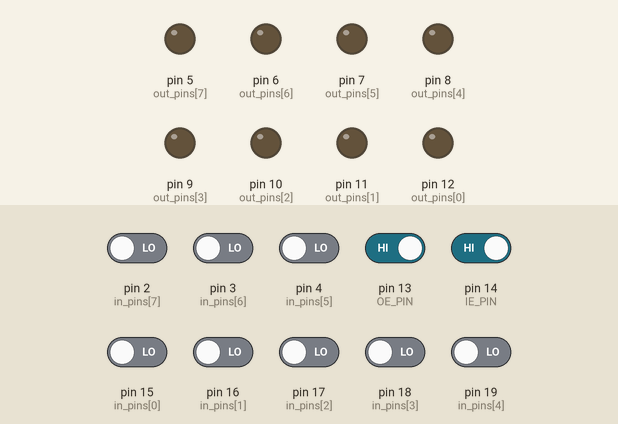
This sketch was run on a simulated Arduino Uno, built with avr-gcc and run on an emulated ATmega328P. Shown: output pins drawn as LEDs (lit = HIGH). Dashed ring = blinking. The inputs (shaded band) are chosen by the test bench; at power-on: pin 13 (OE_PIN), pin 14 (IE_PIN) HIGH, pin 2 (in_pins[7]), pin 3 (in_pins[6]), pin 4 (in_pins[5]), pin 15 (in_pins[0]), pin 16 (in_pins[1]), pin 17 (in_pins[2]), pin 18 (in_pins[3]), pin 19 (in_pins[4]) LOW.

Above: at 1.2 s.
1.3 s: pin 13 (OE_PIN) driven LOW
At 1.7 s:
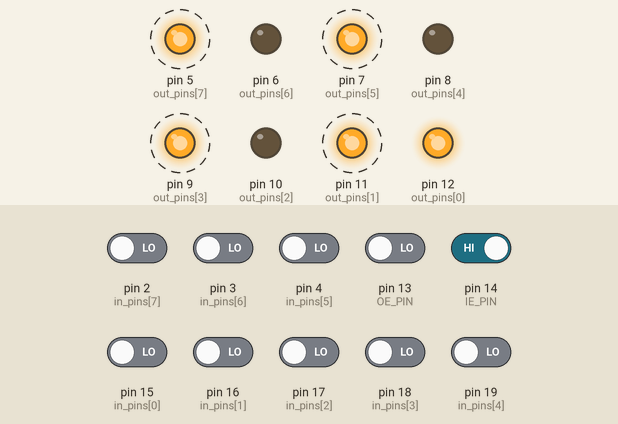
4.3 s: pin 14 (IE_PIN) driven LOW
At 4.5 s:
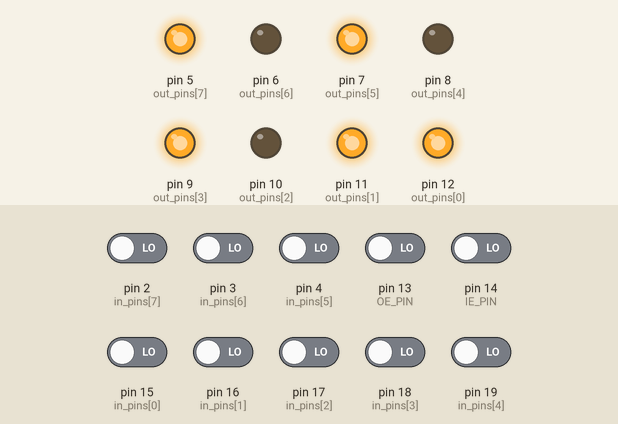
6.1 s: pin 14 (IE_PIN) driven HIGH
At 6.7 s:
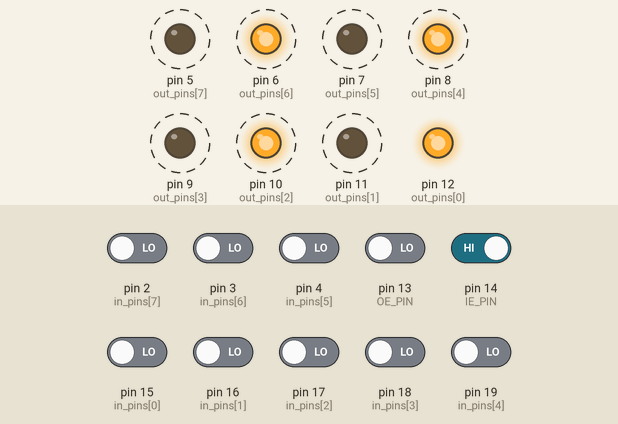
9.1 s: pin 13 (OE_PIN) driven HIGH
At 10.4 s:
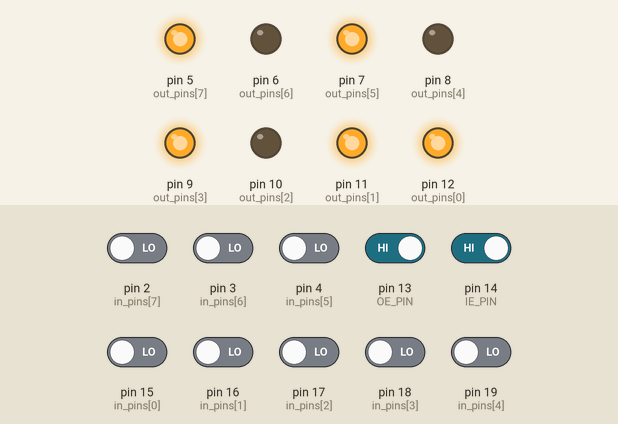
10.7 s: pin 2 (in_pins[7]) driven HIGH and pin 3 (in_pins[6]) driven HIGH and pin 4 (in_pins[5]) driven HIGH and pin 13 (OE_PIN) driven LOW and pin 14 (IE_PIN) driven LOW
At 11.8 s:
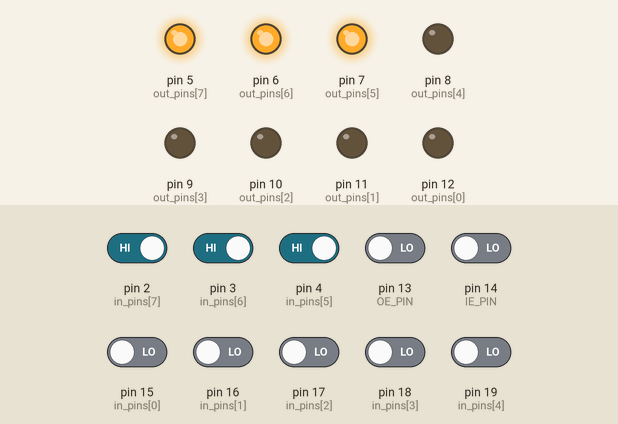
12.5 s: pin 2 (in_pins[7]) driven LOW
At 13.1 s:
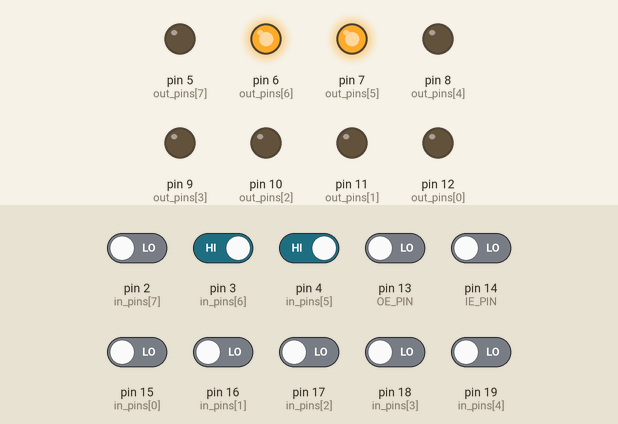
Timing chart, 0 to 15.1 s (numbered marks = the images above; inputs shaded):
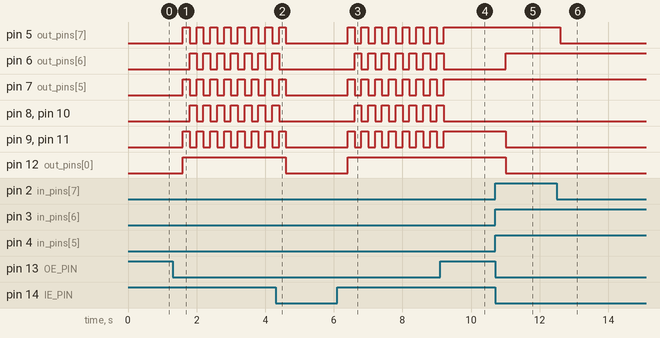

Measured:
- after the input at 1.3 s, pin 5 (out_pins[7]): alternates HIGH for 0.20 s and LOW for 0.20 s, starting after 0.30 s; pin 6 (out_pins[6]): alternates HIGH for 0.20 s and LOW for 0.20 s, starting after 0.50 s
- after the input at 4.3 s, pin 5 (out_pins[7]), pin 7 (out_pins[5]), pin 9 (out_pins[3]), pin 11 (out_pins[1]): goes on until 4.6 s, then stays LOW; pin 6 (out_pins[6]), pin 8 (out_pins[4]), pin 10 (out_pins[2]): goes on until 4.4 s, then stays LOW; pin 12 (out_pins[0]): HIGH → LOW after 0.30 s
- after the input at 6.1 s, pin 5 (out_pins[7]): alternates HIGH for 0.20 s and LOW for 0.20 s, starting after 0.30 s; pin 6 (out_pins[6]): alternates HIGH for 0.20 s and LOW for 0.20 s, starting after 0.50 s
- after the input at 9.1 s, pin 5 (out_pins[7]), pin 7 (out_pins[5]), pin 9 (out_pins[3]), pin 11 (out_pins[1]): goes on until 9.2 s, then stays HIGH; pin 6 (out_pins[6]), pin 8 (out_pins[4]), pin 10 (out_pins[2]): goes on until 9.2 s, then stays LOW
- after the input at 10.7 s, pin 6 (out_pins[6]): LOW → HIGH after 0.30 s; pin 9 (out_pins[3]), pin 11 (out_pins[1]), pin 12 (out_pins[0]): HIGH → LOW after 0.30 s
- after the input at 12.5 s, pin 5 (out_pins[7]): HIGH → LOW after 0.11 s

The sketch:

arduino_test_register.ino
```cpp
#include <Arduino.h>

static byte reg_value = 0;

// bus mapping: bit i corresponds to index i
int in_pins[8]  = {15, 16, 17, 18, 19, 4, 3, 2};
int out_pins[8] = {12, 11, 10, 9, 8, 7, 6, 5};

int IE_PIN = 14;
int OE_PIN = 13;

bool aux = false;

void setup()
{
  for(int i = 0; i < 8; i++)
  {
    pinMode(in_pins[i], INPUT);
    pinMode(out_pins[i], OUTPUT);
  }
}

byte read_inputs() {
  byte value = 0;

  for (int i = 0; i < 8; i++)
  {
    if (digitalRead(in_pins[i])) value |= (1 << i); // bit hack to read and move a bit in the correct place then OR-ing it to the value byte
  }

  return value;
}

void write_to_output(byte value)
{
  for(int i = 0; i < 8; i++)
  {
    pinMode(out_pins[i], OUTPUT); // setting the pin as output
    digitalWrite(out_pins[i], (value >> i) & 1); // moving the current indexed bit to the LSB location and AND-ing with 1 to extract it, then writing the value
  }
}

void set_output_to_high_z()
{
  for(int i = 0; i < 8; i++)
  {
    pinMode(out_pins[i], INPUT);
  }
}

void write_value_to_register(byte value)
{
  reg_value = value;
}

void loop()
{
  byte IE_PIN_VALUE = digitalRead(IE_PIN);
  byte OE_PIN_VALUE = digitalRead(OE_PIN);

  if(aux)
  {
    write_value_to_register(0b10101011);
    aux = !aux;
  }
  else
  {
    write_value_to_register(0b01010101);
    aux = !aux;
  }

  delay(200);

  if(IE_PIN_VALUE == 0) // IE is LOW active
  {
    reg_value = read_inputs();
  }

  if(OE_PIN_VALUE == 0) // OE is LOW active
  {
    write_to_output(reg_value);
  }
  else
  {
    set_output_to_high_z();
  }
}
```
